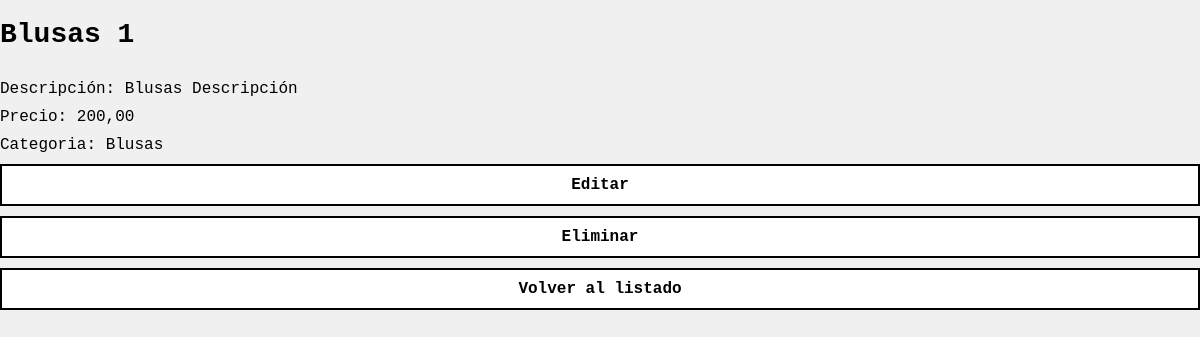
The page /inventario/productos/23/ (signed in) on the database its author committed.
### Inventario/models.py (models this page shows, shortened)
class Producto(models.Model):
    nombre = models.CharField(max_length=100)
    descripcion = models.TextField()
    categoria = models.ForeignKey(Categoria, on_delete=models.CASCADE)
    precio = models.DecimalField(max_digits=10, decimal_places=2)
    imagen = models.ImageField(upload_to='images/', blank=True, null=True)

class Categoria(models.Model):
    nombre = models.CharField(max_length=100)
    descripcion = models.TextField(blank=True, null=True)

### Inventario/views.py (the view)
# urls.py: path('productos/<int:pk>/', views.producto_detalle, name='producto_detalle'),
def producto_detalle(request, pk):
    producto = get_object_or_404(Producto, pk=pk)
    return render(request, 'Inventario/producto_detalle.html', {'producto': producto})

### Inventario/context_processors.py (called while the page is built)
def is_admin(request):
    if request.user.is_authenticated:
        return {
            'is_admin': request.user.groups.filter(name='Administradores').exists()
        }
    return {
        'is_admin': False
    }

### templates/Inventario/producto_detalle.html (shortened to what this page needs)
{% load static %}
<!DOCTYPE html>
<html>
<head>
    <link rel="stylesheet" href="{% static 'css/home.css' %}">
</head>
<body>
    <h1>{{ producto.nombre }}</h1>
    <p>Descripción: {{ producto.descripcion }}</p>
    <p>Precio: {{ producto.precio }}</p>
    <p>Categoria: {{ producto.categoria.nombre }}</p>
    {% if is_admin %}
        <a href="{% url 'producto_update' producto.id %}">Editar</a>
        <a href="{% url 'producto_delete' producto.id %}">Eliminar</a>
    {% endif %}
    <a href="{% url 'producto_lista' %}">Volver al listado</a>
</body>
</html>

### static/css/home.css (style rules this page uses)
:root { --primary-color: #000000; --secondary-color: #333333; --text-color: #000000; --background-color: #f0f0f0; --box-shadow: 5px 5px 0px rgba(0, 0, 0, 0.1); --nav-bg-color: #ffffff; --nav-link-color: #000000; --nav-link-hover-bg-color: #000000; --nav-link-hover-color: #ffffff; }
body { font-family: 'Courier New', monospace; background-color: var(--background-color); margin: 0; color: var(--text-color); }
h1 { color: var(--primary-color); margin-bottom: 30px; font-size: 28px; font-weight: 700; }
p { margin: 10px 0; font-size: 16px; }
a, button { display: block; background-color: white; color: black; border: 2px solid black; padding: 10px 15px; margin: 10px 0; text-decoration: none; font-size: 16px; font-weight: 600; transition: background-color 0.3s ease, color 0.3s ease; cursor: pointer; text-align: center; }

### rows shown on the page
Producto: nombre "Blusas 1", descripcion "Blusas Descripción", precio "200,00", categoria.nombre "Blusas"
